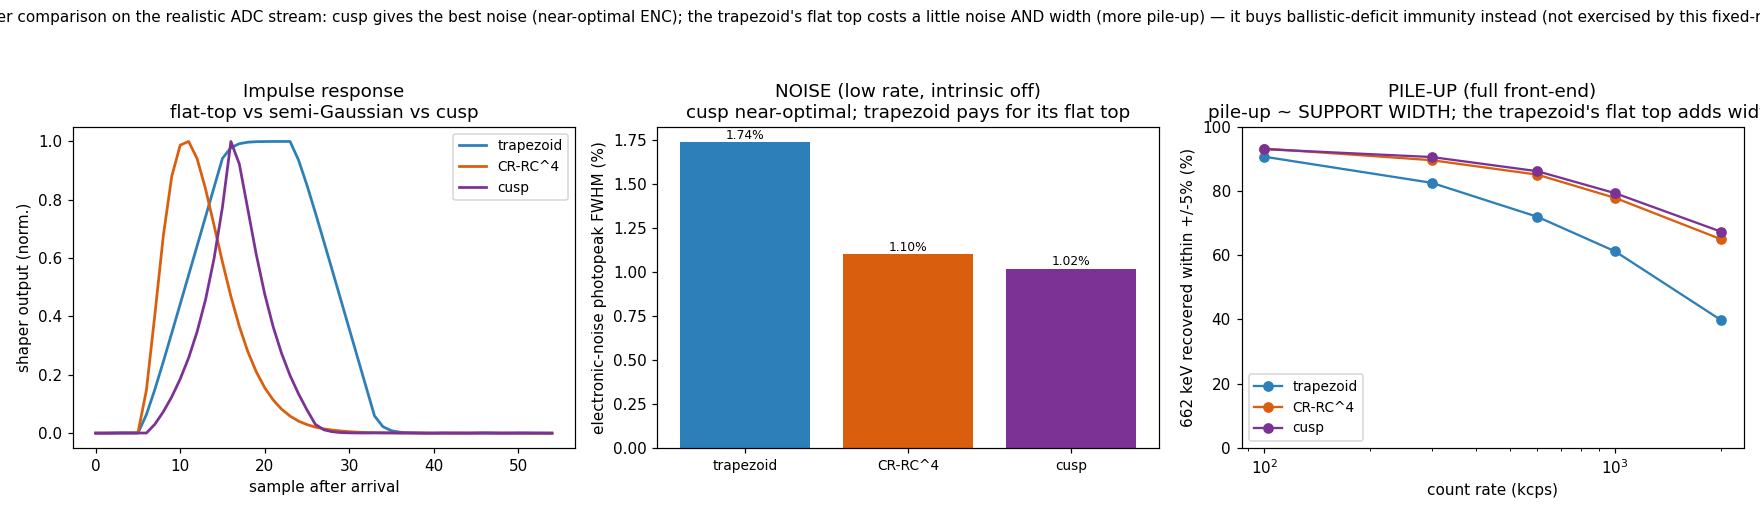

Python code for this plot:
"""Compare three digital pulse shapers on the realistic ADC waveform — CR-RC^4, trapezoidal, and a finite
cusp — to show the fundamental noise-vs-pile-up tradeoff that only becomes visible once the front-end has a
real electronic-noise floor and real pulse pile-up (themes 30).

  (1) impulse responses — the flat-top (trap), the semi-Gaussian (CR-RC), and the sharp cusp;
  (2) NOISE: electronic-noise-only photopeak FWHM (isolated events) — cusp is near-optimal, trapezoid pays a
      little noise for its flat top;
  (3) PILE-UP: fraction of 662 keV events whose energy is recovered within +/-5% (NO isolation cut, full
      front-end) vs count rate. Pile-up follows the total SUPPORT WIDTH, so the flat-top trapezoid — widest
      here — degrades FASTEST; its flat top buys ballistic-deficit immunity, not rate. (This is offline
      energy-recovery accuracy, not a hardware trigger/dead-time throughput.)

Run `montecarlo eventstream <cfg>` first, then `python shaper_compare.py`.
"""
import math
import random
import statistics
import matplotlib
matplotlib.use("Agg")
import matplotlib.pyplot as plt

import trap_ref
import event_stream
import shapers

FS_HZ = 100e6
# roughly shaping-time-matched settings (support ~20-28 samples)
TRAP = dict(rise=trap_ref.RISE, flat=trap_ref.FLAT)
CRRC = dict(order=4, tau_s=2.5)
CUSP = dict(half=10, tau_c=4.0)
COLORS = {"trapezoid": "#2c7fb8", "CR-RC^4": "#d95f0e", "cusp": "#7b3294"}

# noiseless isolated reference pulse -> per-shaper gain + peak latency
_REF = event_stream.rasterize([(20, 661.7)], noise_kev=0, intrinsic_fwhm=0, tail_pad=120)
_RT = trap_ref.trap_shape(_REF, TRAP["rise"], TRAP["flat"], trap_ref.M_Q8)
_RC = shapers.crrc(_REF, **CRRC)
_RU = shapers.cusp(_REF, **CUSP)
GAIN = {"trapezoid": max(_RT) / 661.7, "CR-RC^4": max(_RC) / 661.7, "cusp": max(_RU) / 661.7}
PKLAT = {"CR-RC^4": _RC.index(max(_RC)) - 20, "cusp": _RU.index(max(_RU)) - 20}


def overlay(energies, rate_kcps, seed=3):
    rng = random.Random(seed)
    mg = FS_HZ / (rate_kcps * 1e3)
    t, ev = 0.0, []
    for e in energies:
        t += -math.log(1.0 - rng.random()) * mg
        ev.append((int(round(t)), e))
    return ev


def shaped_of(kind, wave):
    if kind == "trapezoid":
        return trap_ref.trap_shape(wave, TRAP["rise"], TRAP["flat"], trap_ref.M_Q8)
    if kind == "CR-RC^4":
        return shapers.crrc(wave, **CRRC)
    return shapers.cusp(wave, **CUSP)


def read_energy(kind, shaped, n0):
    if kind == "trapezoid":
        return event_stream.flat_top(shaped, n0) / GAIN[kind]
    p = PKLAT[kind]
    return shapers.peak_in(shaped, n0, p - 3, p + 4) / GAIN[kind]


def recover(kind, ev, intrinsic, isolated):
    wave = event_stream.rasterize(ev, intrinsic_fwhm=intrinsic)
    shaped = shaped_of(kind, wave)
    arr = [s for s, _ in ev]
    iso = 40
    rec = []
    for i, (n0, e) in enumerate(ev):
        if e < 620:
            continue
        if isolated:
            left = n0 - arr[i - 1] if i > 0 else 10 ** 9
            right = arr[i + 1] - n0 if i + 1 < len(ev) else 10 ** 9
            if min(left, right) < iso:
                continue
        rec.append(read_energy(kind, shaped, n0))
    return rec


def main():
    events, _ = event_stream.read_stream()
    energies = [e for _, e in events]

    fig, ax = plt.subplots(1, 3, figsize=(16, 4.7))

    # ---- Panel 1: impulse responses (normalized to unit peak) ----
    for kind, ref in [("trapezoid", _RT), ("CR-RC^4", _RC), ("cusp", _RU)]:
        pk = max(ref)
        seg = [v / pk for v in ref[15:70]]
        ax[0].plot(range(len(seg)), seg, color=COLORS[kind], lw=1.8, label=kind)
    ax[0].set_xlabel("sample after arrival"); ax[0].set_ylabel("shaper output (norm.)")
    ax[0].set_title("Impulse response\nflat-top vs semi-Gaussian vs cusp")
    ax[0].legend(fontsize=9)

    # ---- Panel 2: electronic-noise FWHM (isolated, intrinsic OFF) ----
    ev100 = overlay(energies, 100)
    noise_fwhm = {}
    for kind in COLORS:
        rec = recover(kind, ev100, 0.0, isolated=True)
        m, sd = statistics.mean(rec), statistics.pstdev(rec)
        noise_fwhm[kind] = 2.3548 * sd / m * 100
    bars = ax[1].bar(range(3), [noise_fwhm[k] for k in COLORS], color=[COLORS[k] for k in COLORS])
    ax[1].set_xticks(range(3)); ax[1].set_xticklabels(list(COLORS), fontsize=9)
    ax[1].set_ylabel("electronic-noise photopeak FWHM (%)")
    ax[1].set_title("NOISE (low rate, intrinsic off)\ncusp near-optimal; trapezoid pays for its flat top")
    for b, k in zip(bars, COLORS):
        ax[1].text(b.get_x() + b.get_width() / 2, noise_fwhm[k] + 0.02, f"{noise_fwhm[k]:.2f}%", ha="center", fontsize=8)

    # ---- Panel 3: throughput vs rate (pile-up, no isolation cut) ----
    rates = [100, 300, 600, 1000, 2000]
    for kind in COLORS:
        thru = []
        for r in rates:
            rec = recover(kind, overlay(energies, r), trap_ref.INTRINSIC_FWHM, isolated=False)
            good = sum(1 for v in rec if abs(v - 661.7) <= 0.05 * 661.7)
            thru.append(100 * good / len(rec))
        ax[2].plot(rates, thru, "-o", color=COLORS[kind], label=kind)
    ax[2].set_xscale("log")
    ax[2].set_xlabel("count rate (kcps)"); ax[2].set_ylabel("662 keV recovered within +/-5% (%)")
    ax[2].set_title("PILE-UP (full front-end)\npile-up ~ SUPPORT WIDTH; the trapezoid's flat top adds width")
    ax[2].legend(fontsize=9); ax[2].set_ylim(0, 100)

    fig.suptitle("Pulse-shaper comparison on the realistic ADC stream: cusp gives the best noise (near-optimal ENC); "
                 "the trapezoid's flat top costs a little noise AND width (more pile-up) — it buys ballistic-deficit "
                 "immunity instead (not exercised by this fixed-rise model).", fontsize=10)
    fig.tight_layout(rect=(0, 0, 1, 0.94))
    fig.savefig("shaper_compare.png", dpi=110)
    print("wrote shaper_compare.png")
    print("electronic-noise FWHM:", {k: round(v, 2) for k, v in noise_fwhm.items()})


if __name__ == "__main__":
    main()
